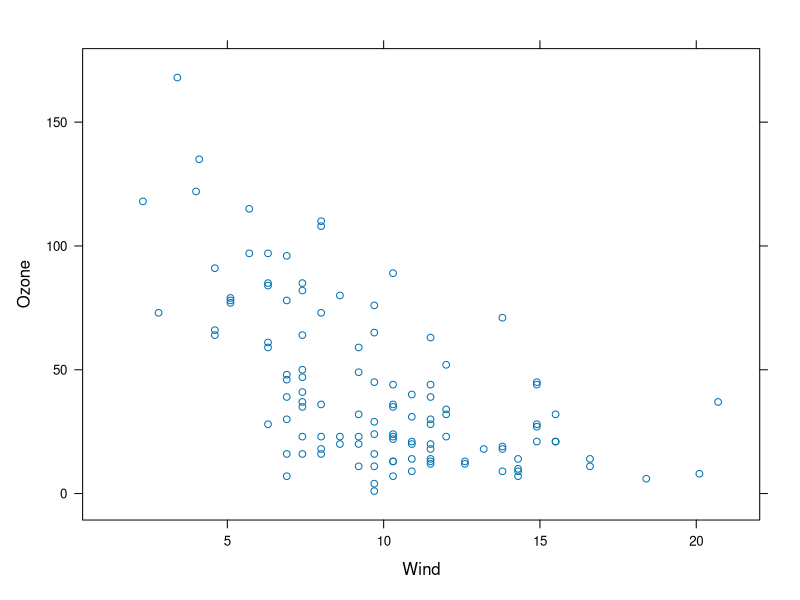
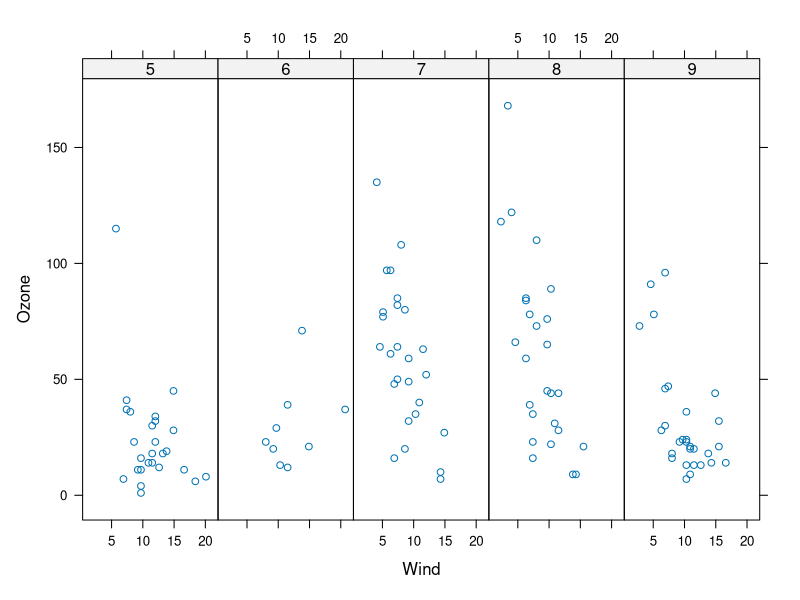
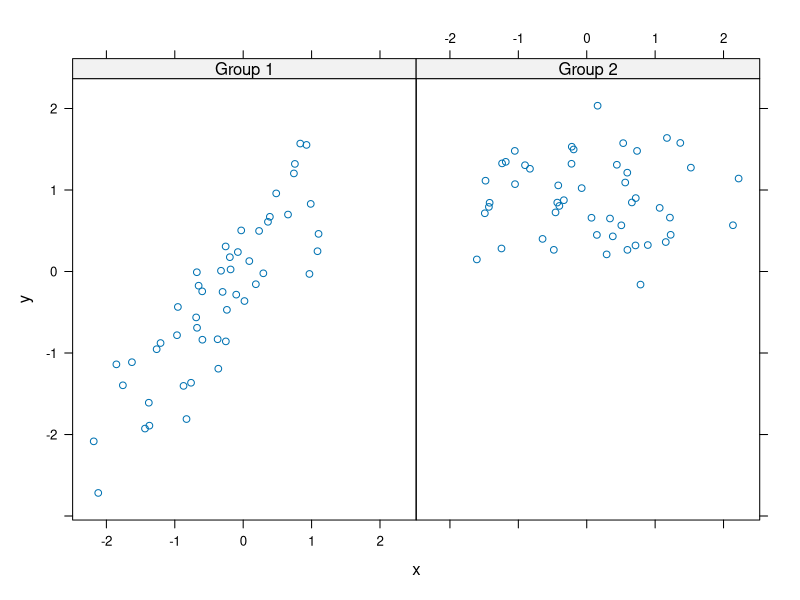
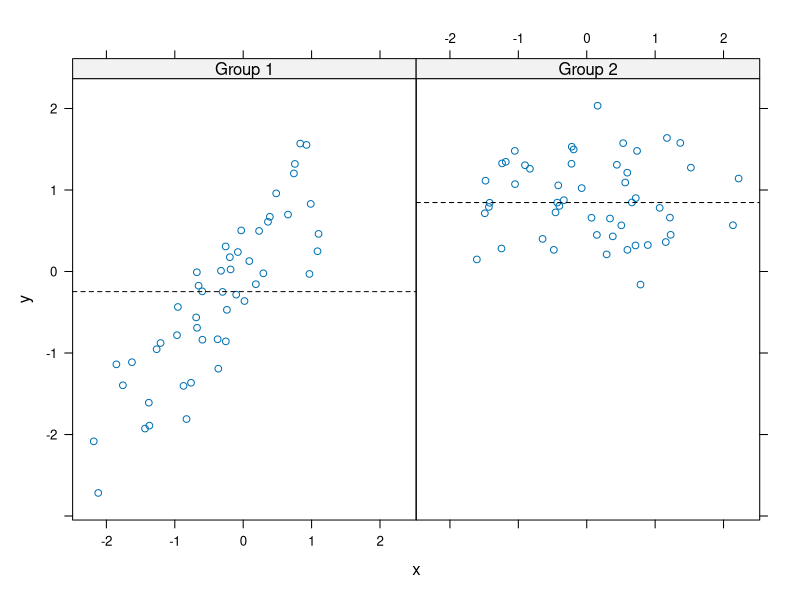
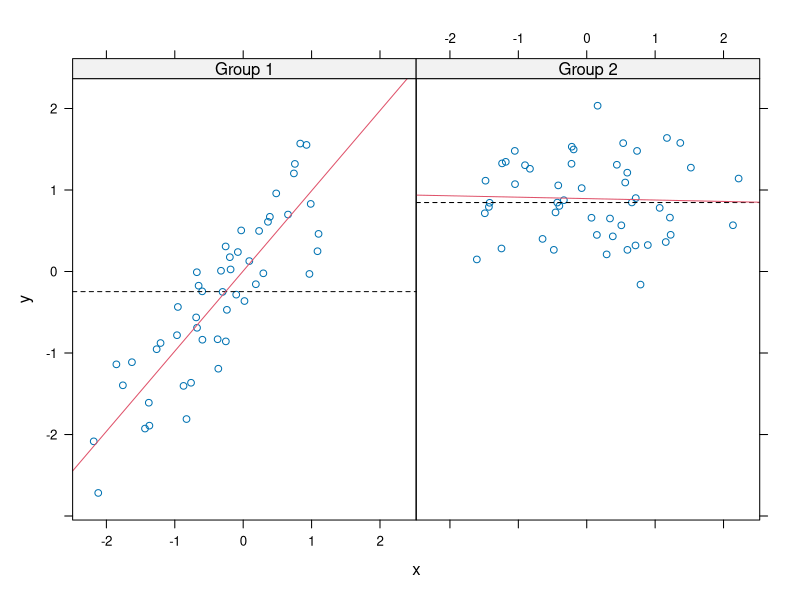
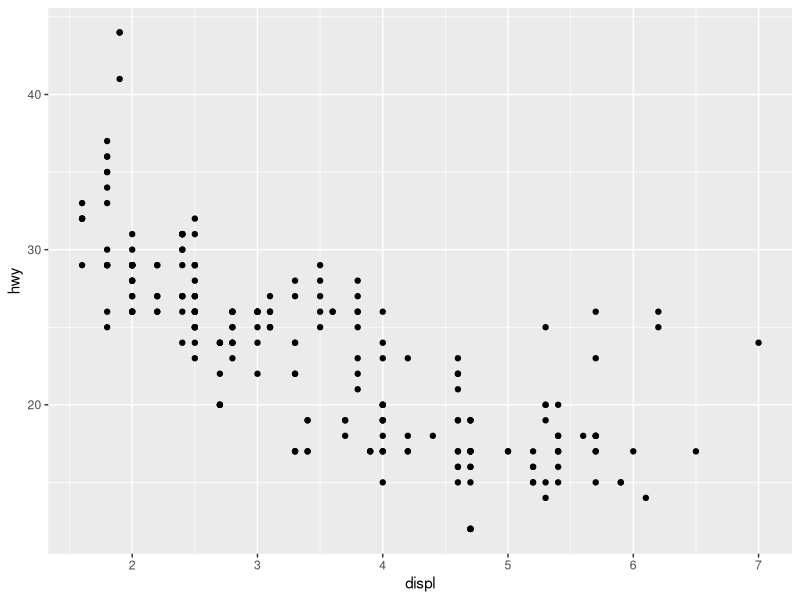
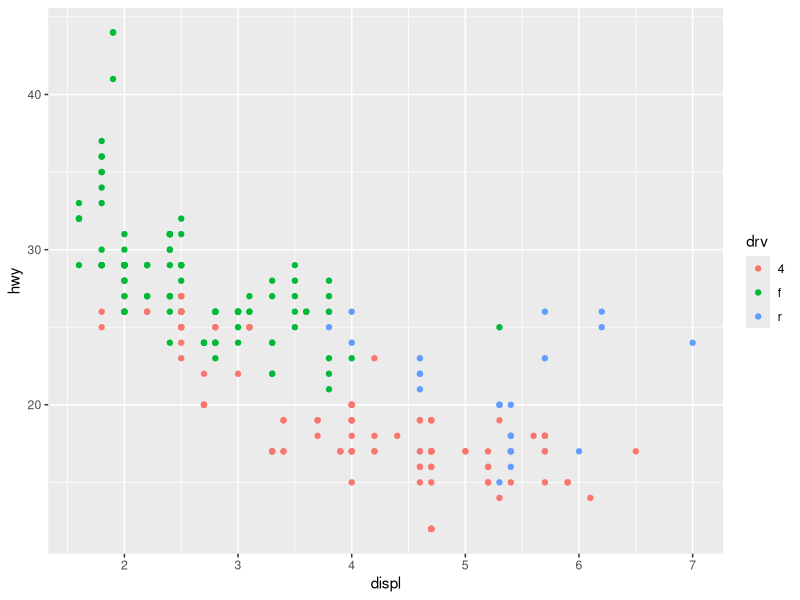
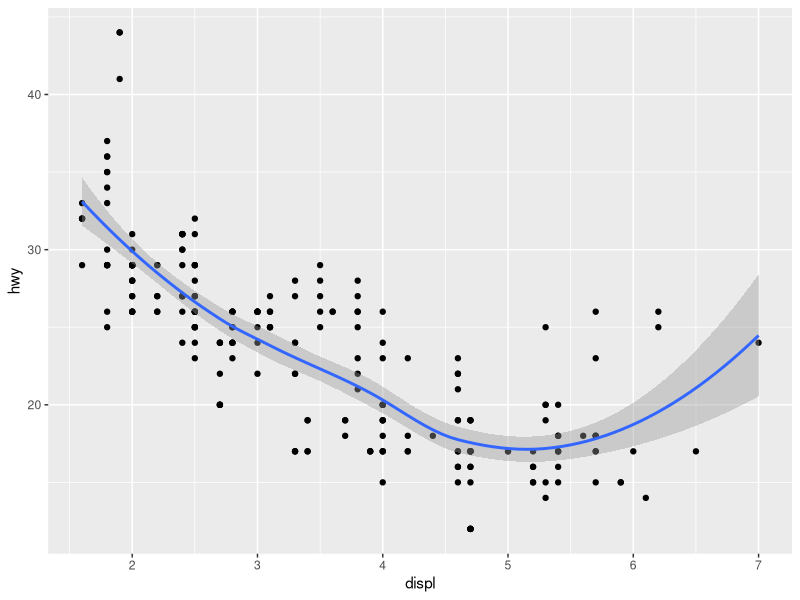

Recreate these plots in R, in order.
## ---- chunk 1
library(lattice)
library(datasets)
xyplot(Ozone ~ Wind, data = airquality)
## ---- chunk 2
airquality <- transform(airquality, Month = factor(Month))
xyplot(Ozone ~ Wind | Month, data = airquality, layout = c(5, 1))
## ---- chunk 3
set.seed(10)
x <- rnorm(100)
f <- rep(0:1, each=50)
y <- x + f - x*f + rnorm(100, sd = 0.5)
f <- factor(f, labels = c("Group 1", "Group 2"))
xyplot(y ~ x | f, layout = c(2, 1)) # 2 panel plot
## ---- chunk 4
xyplot(y ~ x | f, panel = function(x, y, ...) {
                              panel.xyplot(x, y, ...) # panels them given x and y first
                              panel.abline(h = median(y), lty = 2) # horz line at median
                          }
)
## ---- chunk 5
xyplot(y ~ x | f, panel = function(x, y, ...) {
                              panel.xyplot(x, y, ...) # panels them given x and y first
                              panel.abline(h = median(y), lty = 2) # horz line at median
                              panel.lmline(x, y, col = 2) # linear fit 
                          }
)
## ---- chunk 6
library(ggplot2)
str(mpg)
## ---- chunk 7
qplot(displ, hwy, data = mpg)
## ---- chunk 8
qplot(displ, hwy, data = mpg, color = drv)
## ---- chunk 9
qplot(displ, hwy, data = mpg, geom = c("point", "smooth"))
## ---- chunk 10
qplot(hwy, data = mpg, fill = drv)
## ---- chunk 11
qplot(displ, hwy, data = mpg, facets = .~ drv)
## ---- chunk 12
qplot(hwy, data = mpg, facets = drv ~., binwidth = 2)
